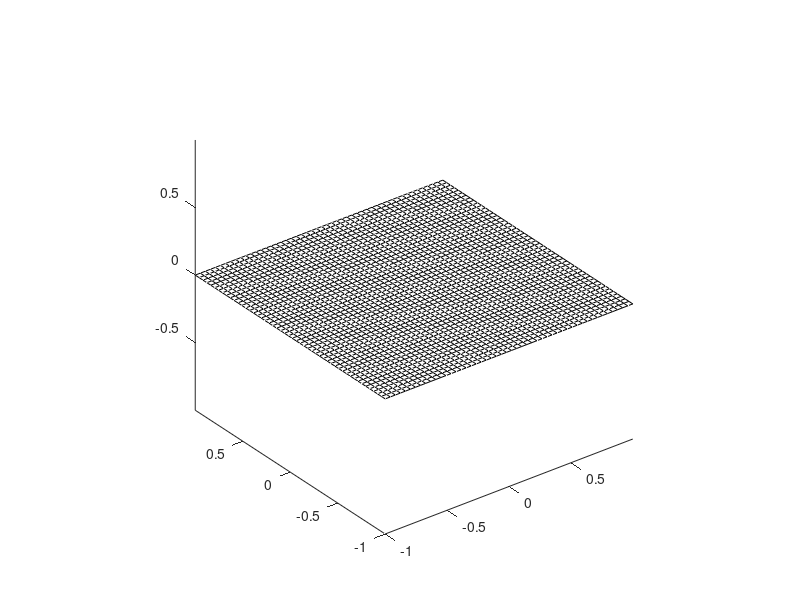

Write MATLAB code to recreate this figure. (Note: this script raises an error after producing the figure.)
clear
clc

%% Para o texto dos nós:
afastamento = .075;

%% Quantidade de pontos:
N = 50;
step = 2/(N-1);

%% Local coordinates:
X = -1:step:1;
Y = -1:step:1;
[Ksi,Eta] = meshgrid(X,Y);

% I - column number.
% J - row number.

%% Nodes:
Node(1,1).pos = [-1 -1 0];
Node(2,1).pos = [0 -1 0];
Node(3,1).pos = [1 -1 0];
Node(1,2).pos = [-1 0 0];
Node(2,2).pos = [0 0 0];
Node(3,2).pos = [1 0 0];
Node(1,3).pos = [-1 1 0];
Node(2,3).pos = [0 1 0];
Node(3,3).pos = [1 1 0];

%% Shape functions:
N11 = @(Ksi,Eta) .25 .* Ksi .* Eta .* (Ksi-1) .* (Eta-1);
N21 = @(Ksi,Eta) .5 .* Eta .* (1-Ksi.^2) .* (Eta-1);
N31 = @(Ksi,Eta) .25 .* Ksi .* Eta .* (Ksi+1) .* (Eta-1);
N12 = @(Ksi,Eta) .5 .* Ksi .* (1-Eta.^2) .* (Ksi-1);   
N22 = @(Ksi,Eta) (1-Ksi.^2) .* (1-Eta.^2); 
N32 = @(Ksi,Eta) .5 .* Ksi .* (1-Eta.^2) .* (Ksi+1);
N13 = @(Ksi,Eta) .25 .* Ksi .* Eta .* (Ksi-1) .* (Eta+1);
N23 = @(Ksi,Eta) .5 .* Eta .* (1-Ksi.^2) .* (Eta+1);
N33 = @(Ksi,Eta) .25 .* Ksi .* Eta .* (Ksi+1) .* (Eta+1);

pos = [Node(:).pos];

%% Figure properties 
figure

hold on; % Keep old plots
view(3); % Standard 3d view
set(gcf, 'Position', get(0, 'Screensize')); % Full screen
% colormap hot;

%% Plotting element:
mesh(Ksi, Eta, zeros(N), 'FaceColor', 'none', 'EdgeColor', 'k');

%% Plotting shape function:
axis equal;
plotShape(Ksi, Eta, Node, N11, '2nd','11');

%% Plotting nodes and node texts:
plot3(pos(1:3:27), pos(2:3:27), pos(3:3:27), 'ro', 'MarkerFaceColor', 'r');
text(Node(1,1).pos(1)-afastamento, Node(1,1).pos(2)-afastamento, afastamento,'11', 'Color', 'Red', 'FontWeight', 'bold');
text(Node(2,1).pos(1), Node(2,1).pos(2)-afastamento, afastamento,'21', 'Color', 'Red', 'FontWeight', 'bold');
text(Node(3,1).pos(1)+afastamento, Node(3,1).pos(2)-afastamento, afastamento,'31', 'Color', 'Red', 'FontWeight', 'bold');
text(Node(1,2).pos(1)-afastamento, Node(1,2).pos(2), afastamento,'12', 'Color', 'Red', 'FontWeight', 'bold');
text(Node(2,2).pos(1), Node(2,2).pos(2), afastamento,'22', 'Color', 'Red', 'FontWeight', 'bold');
text(Node(3,2).pos(1)+afastamento, Node(3,2).pos(2), afastamento,'32', 'Color', 'Red', 'FontWeight', 'bold');
text(Node(1,3).pos(1)-afastamento, Node(1,3).pos(2)+afastamento, afastamento,'13', 'Color', 'Red', 'FontWeight', 'bold');
text(Node(2,3).pos(1), Node(2,3).pos(2)+afastamento, afastamento,'23', 'Color', 'Red', 'FontWeight', 'bold');
text(Node(3,3).pos(1)+afastamento, Node(3,3).pos(2)+afastamento, afastamento,'33', 'Color', 'Red', 'FontWeight', 'bold');